Frame 1 (no input): blank canvas, image omitted
Frame 60 (the mouse pressed at the canvas centre just before this capture): blank canvas, image omitted
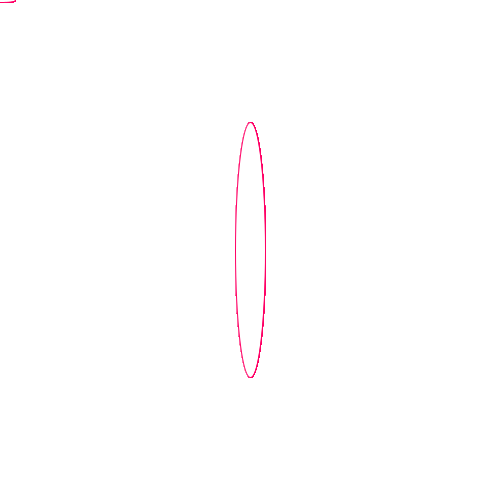
Frame 120 (the mouse held since frame 60 and released just before this capture)

The Processing sketch whose frames 1 and 60 were blank and that drew this single picture after the mouse press (run headless with seeded random() and noise(); from frame 60 on, the mouse is pressed at the canvas centre):

// Processing sketch: processing_126259
// ── processing_126259.pde

void setup() {
  size (500,500);
  background (255);
}
void draw () {
  stroke(255,0,100);
ellipse (mouseX,mouseY,30,mouseY+5);
}
